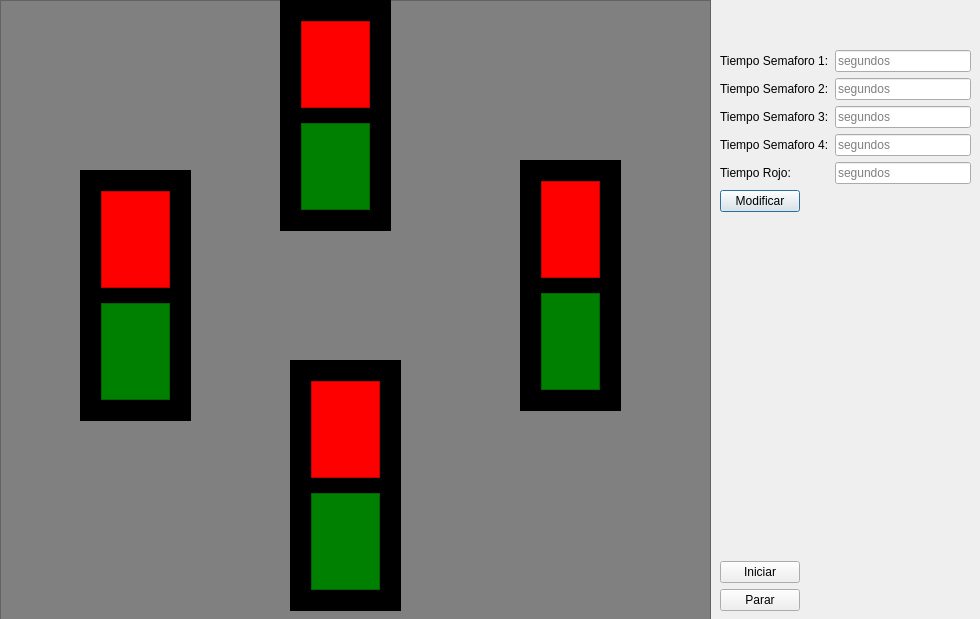
<?xml version="1.0" encoding="UTF-8"?>
<ui version="4.0">
 <class>Dialog</class>
 <widget class="QDialog" name="Dialog">
  <property name="geometry">
   <rect>
    <x>0</x>
    <y>0</y>
    <width>980</width>
    <height>619</height>
   </rect>
  </property>
  <property name="windowTitle">
   <string>Dialog</string>
  </property>
  <widget class="QWidget" name="widget" native="true">
   <property name="geometry">
    <rect>
     <x>70</x>
     <y>270</y>
     <width>120</width>
     <height>80</height>
    </rect>
   </property>
  </widget>
  <widget class="QWidget" name="widget_2" native="true">
   <property name="geometry">
    <rect>
     <x>310</x>
     <y>180</y>
     <width>120</width>
     <height>80</height>
    </rect>
   </property>
  </widget>
  <widget class="QWidget" name="widget_3" native="true">
   <property name="geometry">
    <rect>
     <x>600</x>
     <y>320</y>
     <width>120</width>
     <height>80</height>
    </rect>
   </property>
  </widget>
  <widget class="QFrame" name="frame">
   <property name="geometry">
    <rect>
     <x>0</x>
     <y>0</y>
     <width>711</width>
     <height>621</height>
    </rect>
   </property>
   <property name="styleSheet">
    <string notr="true">background-color: grey</string>
   </property>
   <property name="frameShape">
    <enum>QFrame::StyledPanel</enum>
   </property>
   <property name="frameShadow">
    <enum>QFrame::Raised</enum>
   </property>
   <widget class="QFrame" name="sem3">
    <property name="geometry">
     <rect>
      <x>520</x>
      <y>160</y>
      <width>101</width>
      <height>251</height>
     </rect>
    </property>
    <property name="styleSheet">
     <string notr="true">background-color: B</string>
    </property>
    <property name="frameShape">
     <enum>QFrame::StyledPanel</enum>
    </property>
    <property name="frameShadow">
     <enum>QFrame::Raised</enum>
    </property>
    <layout class="QGridLayout" name="gridLayout_3">
     <property name="margin">
      <number>20</number>
     </property>
     <property name="spacing">
      <number>15</number>
     </property>
     <item row="1" column="0">
      <widget class="QFrame" name="green3">
       <property name="styleSheet">
        <string notr="true">background-color: green

</string>
       </property>
       <property name="frameShape">
        <enum>QFrame::StyledPanel</enum>
       </property>
       <property name="frameShadow">
        <enum>QFrame::Raised</enum>
       </property>
      </widget>
     </item>
     <item row="0" column="0">
      <widget class="QFrame" name="red3">
       <property name="styleSheet">
        <string notr="true">background-color: red</string>
       </property>
       <property name="frameShape">
        <enum>QFrame::StyledPanel</enum>
       </property>
       <property name="frameShadow">
        <enum>QFrame::Raised</enum>
       </property>
      </widget>
     </item>
    </layout>
   </widget>
   <widget class="QFrame" name="sem4">
    <property name="geometry">
     <rect>
      <x>290</x>
      <y>360</y>
      <width>111</width>
      <height>251</height>
     </rect>
    </property>
    <property name="styleSheet">
     <string notr="true">background-color: B</string>
    </property>
    <property name="frameShape">
     <enum>QFrame::StyledPanel</enum>
    </property>
    <property name="frameShadow">
     <enum>QFrame::Raised</enum>
    </property>
    <layout class="QGridLayout" name="gridLayout_4">
     <property name="margin">
      <number>20</number>
     </property>
     <property name="spacing">
      <number>15</number>
     </property>
     <item row="0" column="0">
      <widget class="QFrame" name="red4">
       <property name="styleSheet">
        <string notr="true">background-color: red</string>
       </property>
       <property name="frameShape">
        <enum>QFrame::StyledPanel</enum>
       </property>
       <property name="frameShadow">
        <enum>QFrame::Raised</enum>
       </property>
      </widget>
     </item>
     <item row="1" column="0">
      <widget class="QFrame" name="green4">
       <property name="styleSheet">
        <string notr="true">background-color: green

</string>
       </property>
       <property name="frameShape">
        <enum>QFrame::StyledPanel</enum>
       </property>
       <property name="frameShadow">
        <enum>QFrame::Raised</enum>
       </property>
      </widget>
     </item>
    </layout>
   </widget>
   <widget class="QFrame" name="sem2">
    <property name="geometry">
     <rect>
      <x>280</x>
      <y>0</y>
      <width>111</width>
      <height>231</height>
     </rect>
    </property>
    <property name="styleSheet">
     <string notr="true">background-color: B</string>
    </property>
    <property name="frameShape">
     <enum>QFrame::StyledPanel</enum>
    </property>
    <property name="frameShadow">
     <enum>QFrame::Raised</enum>
    </property>
    <layout class="QGridLayout" name="gridLayout_2">
     <property name="margin">
      <number>20</number>
     </property>
     <property name="spacing">
      <number>15</number>
     </property>
     <item row="1" column="0">
      <widget class="QFrame" name="green2">
       <property name="styleSheet">
        <string notr="true">background-color: green

</string>
       </property>
       <property name="frameShape">
        <enum>QFrame::StyledPanel</enum>
       </property>
       <property name="frameShadow">
        <enum>QFrame::Raised</enum>
       </property>
      </widget>
     </item>
     <item row="0" column="0">
      <widget class="QFrame" name="red2">
       <property name="styleSheet">
        <string notr="true">background-color: red</string>
       </property>
       <property name="frameShape">
        <enum>QFrame::StyledPanel</enum>
       </property>
       <property name="frameShadow">
        <enum>QFrame::Raised</enum>
       </property>
      </widget>
     </item>
    </layout>
   </widget>
   <widget class="QFrame" name="sem1">
    <property name="geometry">
     <rect>
      <x>80</x>
      <y>170</y>
      <width>111</width>
      <height>251</height>
     </rect>
    </property>
    <property name="styleSheet">
     <string notr="true">background-color: b</string>
    </property>
    <property name="frameShape">
     <enum>QFrame::StyledPanel</enum>
    </property>
    <property name="frameShadow">
     <enum>QFrame::Raised</enum>
    </property>
    <layout class="QGridLayout" name="gridLayout">
     <property name="margin">
      <number>20</number>
     </property>
     <property name="spacing">
      <number>15</number>
     </property>
     <item row="1" column="0">
      <widget class="QFrame" name="green1">
       <property name="styleSheet">
        <string notr="true">background-color: green

</string>
       </property>
       <property name="frameShape">
        <enum>QFrame::StyledPanel</enum>
       </property>
       <property name="frameShadow">
        <enum>QFrame::Raised</enum>
       </property>
      </widget>
     </item>
     <item row="0" column="0">
      <widget class="QFrame" name="red1">
       <property name="styleSheet">
        <string notr="true">background-color: red</string>
       </property>
       <property name="frameShape">
        <enum>QFrame::StyledPanel</enum>
       </property>
       <property name="frameShadow">
        <enum>QFrame::Raised</enum>
       </property>
      </widget>
     </item>
    </layout>
   </widget>
  </widget>
  <widget class="QWidget" name="formLayoutWidget">
   <property name="geometry">
    <rect>
     <x>720</x>
     <y>50</y>
     <width>251</width>
     <height>561</height>
    </rect>
   </property>
   <layout class="QFormLayout" name="formLayout">
    <property name="fieldGrowthPolicy">
     <enum>QFormLayout::AllNonFixedFieldsGrow</enum>
    </property>
    <item row="0" column="0">
     <widget class="QLabel" name="label">
      <property name="text">
       <string>Tiempo Semaforo 1:</string>
      </property>
     </widget>
    </item>
    <item row="0" column="1">
     <widget class="QLineEdit" name="les1">
      <property name="placeholderText">
       <string>segundos</string>
      </property>
     </widget>
    </item>
    <item row="1" column="0">
     <widget class="QLabel" name="label_5">
      <property name="text">
       <string>Tiempo Semaforo 2:</string>
      </property>
     </widget>
    </item>
    <item row="1" column="1">
     <widget class="QLineEdit" name="les2">
      <property name="placeholderText">
       <string>segundos</string>
      </property>
     </widget>
    </item>
    <item row="2" column="0">
     <widget class="QLabel" name="label_6">
      <property name="text">
       <string>Tiempo Semaforo 3:</string>
      </property>
     </widget>
    </item>
    <item row="2" column="1">
     <widget class="QLineEdit" name="les3">
      <property name="placeholderText">
       <string>segundos</string>
      </property>
     </widget>
    </item>
    <item row="3" column="0">
     <widget class="QLabel" name="label_7">
      <property name="text">
       <string>Tiempo Semaforo 4:</string>
      </property>
     </widget>
    </item>
    <item row="3" column="1">
     <widget class="QLineEdit" name="les4">
      <property name="placeholderText">
       <string>segundos</string>
      </property>
     </widget>
    </item>
    <item row="5" column="0">
     <widget class="QPushButton" name="btnModificar">
      <property name="text">
       <string>Modificar</string>
      </property>
     </widget>
    </item>
    <item row="6" column="0" colspan="2">
     <widget class="QLabel" name="lblModificar">
      <property name="text">
       <string/>
      </property>
     </widget>
    </item>
    <item row="7" column="0">
     <spacer name="verticalSpacer_2">
      <property name="orientation">
       <enum>Qt::Vertical</enum>
      </property>
      <property name="sizeHint" stdset="0">
       <size>
        <width>20</width>
        <height>40</height>
       </size>
      </property>
     </spacer>
    </item>
    <item row="8" column="0">
     <spacer name="verticalSpacer_3">
      <property name="orientation">
       <enum>Qt::Vertical</enum>
      </property>
      <property name="sizeHint" stdset="0">
       <size>
        <width>20</width>
        <height>40</height>
       </size>
      </property>
     </spacer>
    </item>
    <item row="9" column="0">
     <spacer name="verticalSpacer_4">
      <property name="orientation">
       <enum>Qt::Vertical</enum>
      </property>
      <property name="sizeHint" stdset="0">
       <size>
        <width>20</width>
        <height>40</height>
       </size>
      </property>
     </spacer>
    </item>
    <item row="10" column="0">
     <spacer name="verticalSpacer_5">
      <property name="orientation">
       <enum>Qt::Vertical</enum>
      </property>
      <property name="sizeHint" stdset="0">
       <size>
        <width>20</width>
        <height>40</height>
       </size>
      </property>
     </spacer>
    </item>
    <item row="11" column="0">
     <spacer name="verticalSpacer_6">
      <property name="orientation">
       <enum>Qt::Vertical</enum>
      </property>
      <property name="sizeHint" stdset="0">
       <size>
        <width>20</width>
        <height>40</height>
       </size>
      </property>
     </spacer>
    </item>
    <item row="12" column="0">
     <spacer name="verticalSpacer_7">
      <property name="orientation">
       <enum>Qt::Vertical</enum>
      </property>
      <property name="sizeHint" stdset="0">
       <size>
        <width>20</width>
        <height>40</height>
       </size>
      </property>
     </spacer>
    </item>
    <item row="13" column="0">
     <widget class="QPushButton" name="btnIniciar">
      <property name="text">
       <string>Iniciar</string>
      </property>
     </widget>
    </item>
    <item row="14" column="0">
     <widget class="QPushButton" name="btnParar">
      <property name="text">
       <string>Parar</string>
      </property>
     </widget>
    </item>
    <item row="4" column="0">
     <widget class="QLabel" name="label_2">
      <property name="text">
       <string>Tiempo Rojo: </string>
      </property>
     </widget>
    </item>
    <item row="4" column="1">
     <widget class="QLineEdit" name="lesR">
      <property name="placeholderText">
       <string>segundos</string>
      </property>
     </widget>
    </item>
   </layout>
  </widget>
  <zorder>frame</zorder>
  <zorder>widget</zorder>
  <zorder>widget_2</zorder>
  <zorder>widget_3</zorder>
  <zorder>formLayoutWidget</zorder>
 </widget>
 <resources/>
 <connections/>
</ui>
